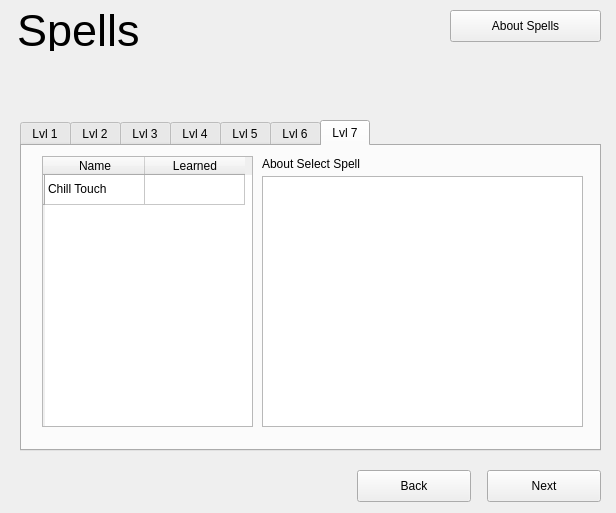
<?xml version="1.0" encoding="UTF-8"?>
<ui version="4.0">
 <class>Spells</class>
 <widget class="QWidget" name="Spells">
  <property name="geometry">
   <rect>
    <x>0</x>
    <y>0</y>
    <width>616</width>
    <height>513</height>
   </rect>
  </property>
  <property name="windowTitle">
   <string>Form</string>
  </property>
  <widget class="QPushButton" name="btnBack">
   <property name="geometry">
    <rect>
     <x>357</x>
     <y>470</y>
     <width>114</width>
     <height>32</height>
    </rect>
   </property>
   <property name="text">
    <string>Back</string>
   </property>
  </widget>
  <widget class="QPushButton" name="btnNext">
   <property name="geometry">
    <rect>
     <x>487</x>
     <y>470</y>
     <width>114</width>
     <height>32</height>
    </rect>
   </property>
   <property name="text">
    <string>Next</string>
   </property>
  </widget>
  <widget class="QTabWidget" name="tabWidget">
   <property name="geometry">
    <rect>
     <x>20</x>
     <y>120</y>
     <width>581</width>
     <height>331</height>
    </rect>
   </property>
   <property name="currentIndex">
    <number>6</number>
   </property>
   <widget class="QWidget" name="tabStr">
    <attribute name="title">
     <string>Lvl 1</string>
    </attribute>
    <widget class="QTableWidget" name="tableWidget">
     <property name="geometry">
      <rect>
       <x>20</x>
       <y>10</y>
       <width>211</width>
       <height>271</height>
      </rect>
     </property>
     <row>
      <property name="text">
       <string/>
      </property>
     </row>
     <column>
      <property name="text">
       <string>Name</string>
      </property>
     </column>
     <column>
      <property name="text">
       <string>Learned</string>
      </property>
     </column>
     <item row="0" column="0">
      <property name="text">
       <string>Jump</string>
      </property>
     </item>
     <item row="0" column="1">
      <property name="text">
       <string/>
      </property>
      <property name="checkState">
       <enum>Unchecked</enum>
      </property>
     </item>
    </widget>
    <widget class="QLabel" name="label_3">
     <property name="geometry">
      <rect>
       <x>240</x>
       <y>10</y>
       <width>121</width>
       <height>16</height>
      </rect>
     </property>
     <property name="text">
      <string>About Select Spell</string>
     </property>
    </widget>
    <widget class="QTextBrowser" name="textBrowser">
     <property name="geometry">
      <rect>
       <x>240</x>
       <y>30</y>
       <width>321</width>
       <height>251</height>
      </rect>
     </property>
    </widget>
   </widget>
   <widget class="QWidget" name="tabDexerity">
    <attribute name="title">
     <string>Lvl 2</string>
    </attribute>
    <widget class="QTextBrowser" name="textBrowser_2">
     <property name="geometry">
      <rect>
       <x>240</x>
       <y>30</y>
       <width>321</width>
       <height>251</height>
      </rect>
     </property>
    </widget>
    <widget class="QTableWidget" name="tableWidget_2">
     <property name="geometry">
      <rect>
       <x>20</x>
       <y>10</y>
       <width>211</width>
       <height>271</height>
      </rect>
     </property>
     <row>
      <property name="text">
       <string/>
      </property>
     </row>
     <column>
      <property name="text">
       <string>Name</string>
      </property>
     </column>
     <column>
      <property name="text">
       <string>Learned</string>
      </property>
     </column>
     <item row="0" column="0">
      <property name="text">
       <string>Alarm</string>
      </property>
     </item>
     <item row="0" column="1">
      <property name="text">
       <string/>
      </property>
      <property name="checkState">
       <enum>Unchecked</enum>
      </property>
     </item>
    </widget>
    <widget class="QLabel" name="label_4">
     <property name="geometry">
      <rect>
       <x>240</x>
       <y>10</y>
       <width>121</width>
       <height>16</height>
      </rect>
     </property>
     <property name="text">
      <string>About Select Spell</string>
     </property>
    </widget>
   </widget>
   <widget class="QWidget" name="tabConstruction">
    <attribute name="title">
     <string>Lvl 3</string>
    </attribute>
    <widget class="QTableWidget" name="tableWidget_3">
     <property name="geometry">
      <rect>
       <x>20</x>
       <y>10</y>
       <width>211</width>
       <height>271</height>
      </rect>
     </property>
     <row>
      <property name="text">
       <string/>
      </property>
     </row>
     <column>
      <property name="text">
       <string>Name</string>
      </property>
     </column>
     <column>
      <property name="text">
       <string>Learned</string>
      </property>
     </column>
     <item row="0" column="0">
      <property name="text">
       <string>Shield</string>
      </property>
     </item>
     <item row="0" column="1">
      <property name="text">
       <string/>
      </property>
      <property name="checkState">
       <enum>Unchecked</enum>
      </property>
     </item>
    </widget>
    <widget class="QLabel" name="label_5">
     <property name="geometry">
      <rect>
       <x>240</x>
       <y>10</y>
       <width>121</width>
       <height>16</height>
      </rect>
     </property>
     <property name="text">
      <string>About Select Spell</string>
     </property>
    </widget>
    <widget class="QTextBrowser" name="textBrowser_3">
     <property name="geometry">
      <rect>
       <x>240</x>
       <y>30</y>
       <width>321</width>
       <height>251</height>
      </rect>
     </property>
    </widget>
   </widget>
   <widget class="QWidget" name="tabIntelligence">
    <attribute name="title">
     <string>Lvl 4</string>
    </attribute>
    <widget class="QTableWidget" name="tableWidget_4">
     <property name="geometry">
      <rect>
       <x>20</x>
       <y>10</y>
       <width>211</width>
       <height>271</height>
      </rect>
     </property>
     <row>
      <property name="text">
       <string/>
      </property>
     </row>
     <column>
      <property name="text">
       <string>Name</string>
      </property>
     </column>
     <column>
      <property name="text">
       <string>Learned</string>
      </property>
     </column>
     <item row="0" column="0">
      <property name="text">
       <string>Grease</string>
      </property>
     </item>
     <item row="0" column="1">
      <property name="text">
       <string/>
      </property>
      <property name="checkState">
       <enum>Unchecked</enum>
      </property>
     </item>
    </widget>
    <widget class="QLabel" name="label_6">
     <property name="geometry">
      <rect>
       <x>240</x>
       <y>10</y>
       <width>121</width>
       <height>16</height>
      </rect>
     </property>
     <property name="text">
      <string>About Select Spell</string>
     </property>
    </widget>
    <widget class="QTextBrowser" name="textBrowser_4">
     <property name="geometry">
      <rect>
       <x>240</x>
       <y>30</y>
       <width>321</width>
       <height>251</height>
      </rect>
     </property>
    </widget>
   </widget>
   <widget class="QWidget" name="tabWizdom">
    <attribute name="title">
     <string>Lvl 5</string>
    </attribute>
    <widget class="QTextBrowser" name="textBrowser_5">
     <property name="geometry">
      <rect>
       <x>240</x>
       <y>30</y>
       <width>321</width>
       <height>251</height>
      </rect>
     </property>
    </widget>
    <widget class="QTableWidget" name="tableWidget_5">
     <property name="geometry">
      <rect>
       <x>20</x>
       <y>10</y>
       <width>211</width>
       <height>271</height>
      </rect>
     </property>
     <row>
      <property name="text">
       <string/>
      </property>
     </row>
     <column>
      <property name="text">
       <string>Name</string>
      </property>
     </column>
     <column>
      <property name="text">
       <string>Learned</string>
      </property>
     </column>
     <item row="0" column="0">
      <property name="text">
       <string>Sleep</string>
      </property>
     </item>
     <item row="0" column="1">
      <property name="text">
       <string/>
      </property>
      <property name="checkState">
       <enum>Unchecked</enum>
      </property>
     </item>
    </widget>
    <widget class="QLabel" name="label_7">
     <property name="geometry">
      <rect>
       <x>240</x>
       <y>10</y>
       <width>121</width>
       <height>16</height>
      </rect>
     </property>
     <property name="text">
      <string>About Select Spell</string>
     </property>
    </widget>
   </widget>
   <widget class="QWidget" name="tab">
    <attribute name="title">
     <string>Lvl 6</string>
    </attribute>
    <widget class="QTableWidget" name="tableWidget_6">
     <property name="geometry">
      <rect>
       <x>20</x>
       <y>10</y>
       <width>211</width>
       <height>271</height>
      </rect>
     </property>
     <row>
      <property name="text">
       <string/>
      </property>
     </row>
     <column>
      <property name="text">
       <string>Name</string>
      </property>
     </column>
     <column>
      <property name="text">
       <string>Learned</string>
      </property>
     </column>
     <item row="0" column="0">
      <property name="text">
       <string>Silent Image</string>
      </property>
     </item>
     <item row="0" column="1">
      <property name="text">
       <string/>
      </property>
      <property name="checkState">
       <enum>Unchecked</enum>
      </property>
     </item>
    </widget>
    <widget class="QLabel" name="label_8">
     <property name="geometry">
      <rect>
       <x>240</x>
       <y>10</y>
       <width>121</width>
       <height>16</height>
      </rect>
     </property>
     <property name="text">
      <string>About Select Spell</string>
     </property>
    </widget>
    <widget class="QTextBrowser" name="textBrowser_6">
     <property name="geometry">
      <rect>
       <x>240</x>
       <y>30</y>
       <width>321</width>
       <height>251</height>
      </rect>
     </property>
    </widget>
   </widget>
   <widget class="QWidget" name="tab_2">
    <attribute name="title">
     <string>Lvl 7</string>
    </attribute>
    <widget class="QTableWidget" name="tableWidget_7">
     <property name="geometry">
      <rect>
       <x>20</x>
       <y>10</y>
       <width>211</width>
       <height>271</height>
      </rect>
     </property>
     <row>
      <property name="text">
       <string/>
      </property>
     </row>
     <column>
      <property name="text">
       <string>Name</string>
      </property>
     </column>
     <column>
      <property name="text">
       <string>Learned</string>
      </property>
     </column>
     <item row="0" column="0">
      <property name="text">
       <string>Chill Touch</string>
      </property>
     </item>
     <item row="0" column="1">
      <property name="text">
       <string/>
      </property>
      <property name="checkState">
       <enum>Unchecked</enum>
      </property>
     </item>
    </widget>
    <widget class="QLabel" name="label_9">
     <property name="geometry">
      <rect>
       <x>240</x>
       <y>10</y>
       <width>121</width>
       <height>16</height>
      </rect>
     </property>
     <property name="text">
      <string>About Select Spell</string>
     </property>
    </widget>
    <widget class="QTextBrowser" name="textBrowser_7">
     <property name="geometry">
      <rect>
       <x>240</x>
       <y>30</y>
       <width>321</width>
       <height>251</height>
      </rect>
     </property>
    </widget>
   </widget>
  </widget>
  <widget class="QLabel" name="lblTitle">
   <property name="geometry">
    <rect>
     <x>17</x>
     <y>10</y>
     <width>201</width>
     <height>41</height>
    </rect>
   </property>
   <property name="font">
    <font>
     <family>Arial</family>
     <pointsize>34</pointsize>
    </font>
   </property>
   <property name="text">
    <string>Spells</string>
   </property>
  </widget>
  <widget class="QPushButton" name="btnAboutClasses">
   <property name="geometry">
    <rect>
     <x>450</x>
     <y>10</y>
     <width>151</width>
     <height>32</height>
    </rect>
   </property>
   <property name="text">
    <string>About Spells</string>
   </property>
  </widget>
 </widget>
 <resources/>
 <connections/>
</ui>
